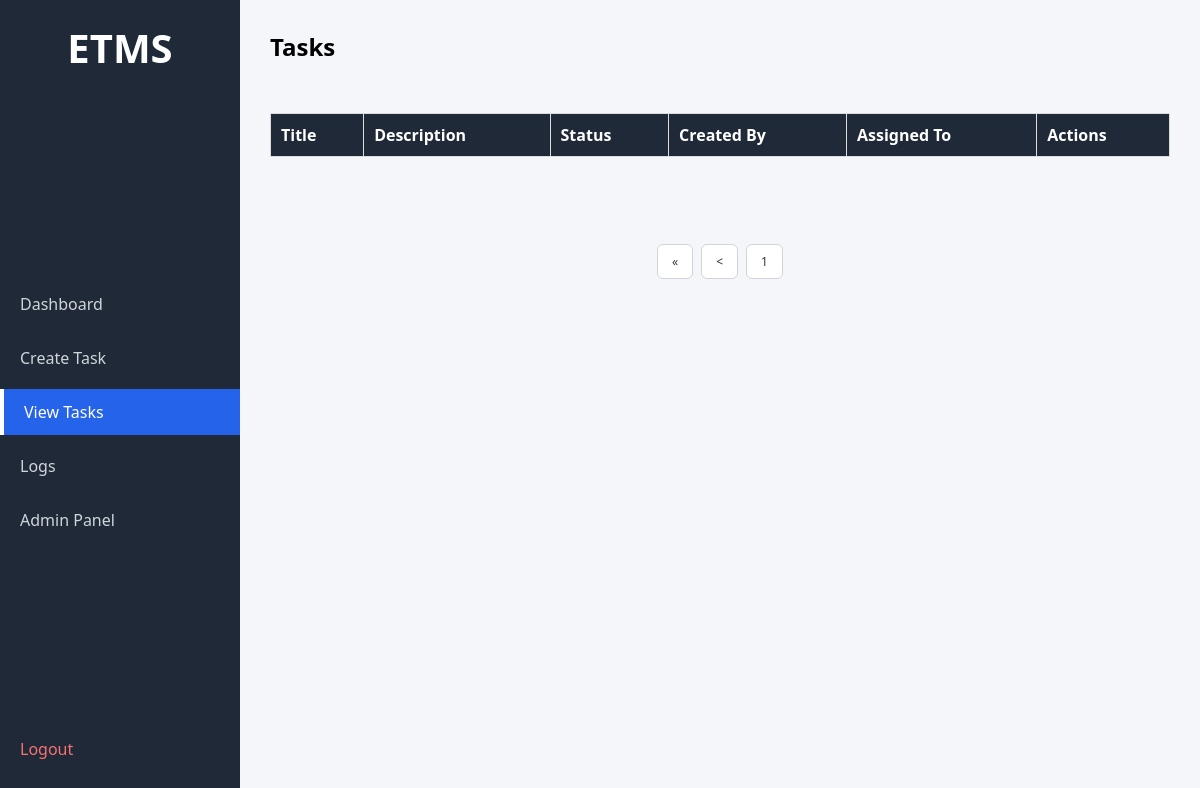
The app's page /tasks?page=2 (signed in), older data.
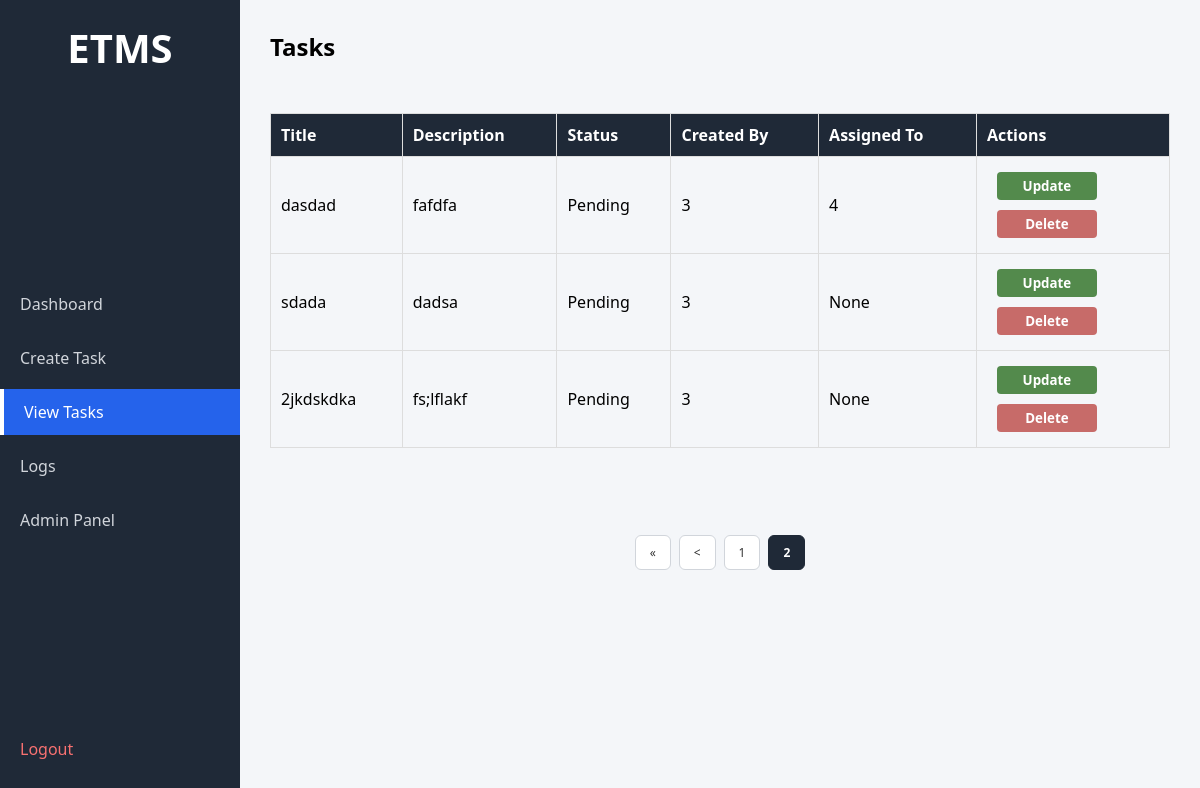
The same page, newer data.
### tables this page shows
CREATE TABLE tasks(
    id INTEGER PRIMARY KEY AUTOINCREMENT,
    title TEXT NOT NULL,
    description TEXT,
    status TEXT NOT NULL,
    created_by INTEGER NOT NULL,
    assigned_to INTEGER,
    FOREIGN KEY (created_by) REFERENCES users(id),
    FOREIGN KEY (assigned_to) REFERENCES users(id)
);

### app.py (the view)
        def wrapper(*args, **kwargs):
            if "role" not in session:
                return redirect("/login")
            if session["role"] not in allowed_roles:
                return "<h1>Access Denied: Your role does not have permission.</h1>" \
                "<a href='/dashboard'>Back to Dashboard</a>"
            return func(*args, **kwargs)

### app.py (called while the page is built)
def role_required(allowed_roles):
    def decorator(func):
        def wrapper(*args, **kwargs):
            if "role" not in session:
                return redirect("/login")
            if session["role"] not in allowed_roles:
                return "<h1>Access Denied: Your role does not have permission.</h1>" \
                "<a href='/dashboard'>Back to Dashboard</a>"
            return func(*args, **kwargs)
        wrapper.__name__ = func.__name__
        return wrapper
    return decorator

### templates/tasks.html (shortened to what this page needs)
<!DOCTYPE html>
<html lang="en">
<head>
    <link rel="stylesheet" href="/static/dashboard.css">
</head>
<body>
    <div class="layout">
        <div class="sidebar">
            <h2 class="logo">ETMS</h2>
            <ul class="nav-links">
                <li><a href="/dashboard">Dashboard</a></li>
                <li><a href="/create_task">Create Task</a></li>
                <li><a href="/tasks" class="active">View Tasks</a></li>
                <li><a href="/logs">Logs</a></li>
                <li><a href="/admin">Admin Panel</a></li>
            </ul>
            <div class="sidebar-footer">
                <a href="/logout" class="logout">Logout</a>
            </div>
        </div>
        <div class="main-content">
            <div class="topbar">
                <h1>Tasks</h1>
            </div>
            <div class="content">
                <table border="1">
                    <tr>
                        <th>Title</th>
                        <th>Description</th>
                        <th>Status</th>
                        <th>Created By</th>
                        <th>Assigned To</th>
                        <th>Actions</th>
                    </tr>
                    {% for task in tasks %}
                    <tr>
                        <td>{{ task[1] }}</td>
                        <td>{{ task[2] }}</td>
                        <td>{{ task[3] }}</td>
                        <td>{{ task[4] }}</td>
                        <td>{{ task[5] }}</td>
                        <td>
                            <button class="update-btn" onclick="openUpdateModal('{{ task[0] }}', '{{ task[3] }}')">Update</button><br>
                            <button class="delete-btn" onclick="openModal('{{ task[0] }}', '{{ task[1] }}')">Delete</button>
                        </td>
                    </tr>
                    {% endfor %}
                </table><br>
                <div class="pagination">
                    {% if page > 1 %}
                        <a href="?page=1" class="page-btn">&laquo;</a>
                        <a href="?page={{ page - 1 }}" class="page-btn">&lt;</a>
                    {% endif %}
                    {% for p in range(1, total_pages + 1) %}
                        {% if p == page %}
                            <span class="page-number active">{{ p }}</span>
                        {% elif p >= page - 2 and p <= page + 2 %}
                            <a href="?page={{ p }}" class="page-number">{{ p }}</a>
                        {% endif %}
                    {% endfor %}
                </div>
            </div>
        </div>
    </div>
</body>
</html>

### static/dashboard.css (style rules this page uses)
* { margin: 0; padding: 0; box-sizing: border-box; font-family: "Segoe UI", sans-serif; }
body { background-color: #f4f6f9; font-size: 16px; }
.layout { display: flex; min-height: 100vh; }
.sidebar { width: 240px; background-color: #1f2937; color: white; display: flex; flex-direction: column; justify-content: space-between; position: fixed; top: 0; left: 0; bottom: 0; height: 100vh; overflow-y: auto; padding: 20px 0; }
.logo { text-align: center; margin-bottom: 30px; font-size: 40px; }
.nav-links { list-style: none; }
.nav-links li { margin: 8px 0; }
.nav-links a { display: block; padding: 12px 20px; color: #d1d5db; text-decoration: none; transition: 0.3s; }
.nav-links a.active { background-color: #2563eb; color: white; border-left: 4px solid white; }
.sidebar-footer { padding: 20px; }
.logout { color: #f87171; text-decoration: none; }
.main-content { flex: 1; padding: 30px; margin-left: 240px; height: 100vh; overflow-y: auto; }
.topbar { margin-bottom: 30px; }
.topbar h1 { font-size: 24px; margin-bottom: 5px; }
.content { display: flex; gap: 20px; flex-direction: column; }
table { width: 100%; border-collapse: collapse; margin-top: 20px; }
table th, table td { padding: 10px; text-align: left; border: 1px solid #ddd; }
table th { background-color: #1f2937; color: white; }
.content button, #deleteModal button { color: white; border: none; margin: 5px 10px; padding: 5px 10px; width: 100px; border-radius: 4px; font-weight: 600; cursor: pointer; transition: background-color 0.3s ease; }
.update-btn, #deleteModal .no-btn { background: #538a4c; }
.delete-btn, #deleteModal .yes-btn { background: #c76b69; }
.pagination { margin-top: 25px; display: flex; justify-content: center; align-items: center; gap: 8px; flex-wrap: wrap; }
.page-btn, .page-number { padding: 8px 14px; border: 1px solid #d1d5db; background-color: white; color: #333; text-decoration: none; border-radius: 6px; font-size: 12px; transition: all 0.2s ease; }
.page-number.active { background-color: #1f2937; border-color: #1f2937; color: white; font-weight: bold; pointer-events: none; }

Row changes from the older to the newer data that the page shows:
added tasks: title "dasdad", description "fafdfa", status "Pending", created_by "3", assigned_to "4"
added tasks: title "sdada", description "dadsa", status "Pending", created_by "3", task "None"
added tasks: title "2jkdskdka", description "fs;lflakf", status "Pending", created_by "3", task "None"
Text that changed along with them:
new list line: "2"
